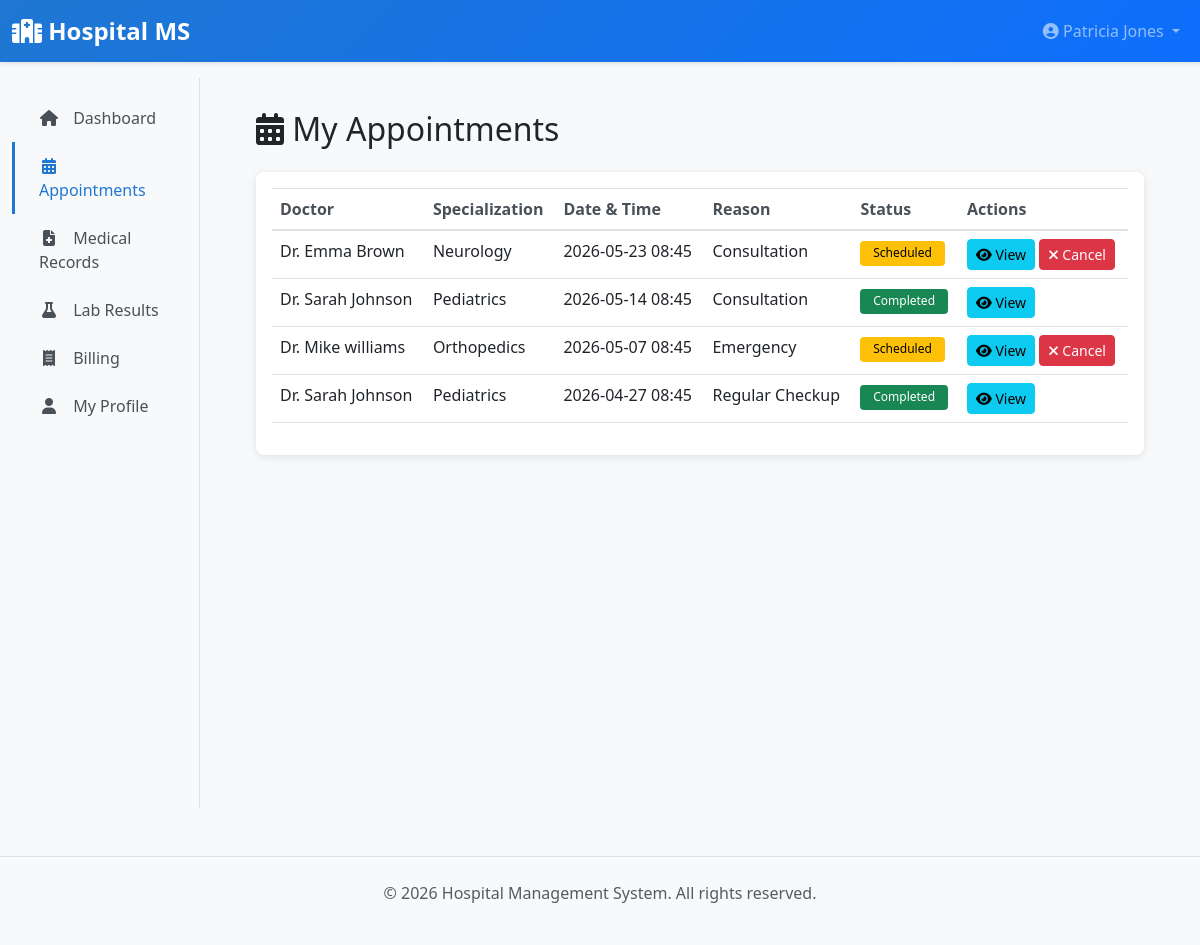
The app's page /patient/appointments (signed in), older data.
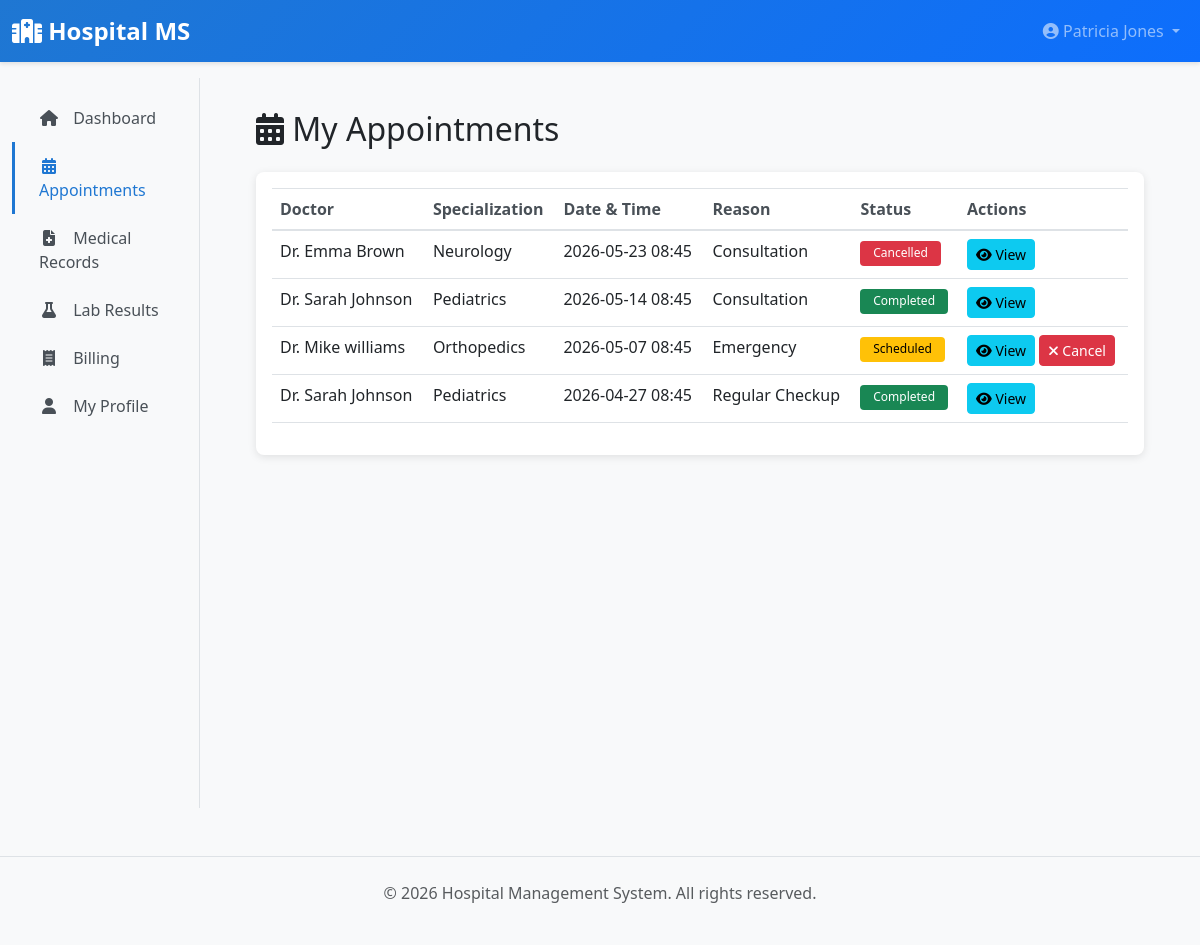
The same page, newer data.
### app/models/__init__.py (models this page shows, shortened)
class Appointment(db.Model):
    __tablename__ = 'appointments'
    id = db.Column(db.Integer, primary_key=True)
    patient_id = db.Column(db.Integer, db.ForeignKey('patients.id'), nullable=False)
    doctor_id = db.Column(db.Integer, db.ForeignKey('doctors.id'), nullable=False)
    appointment_date = db.Column(db.DateTime, nullable=False)
    reason = db.Column(db.Text)
    status = db.Column(db.String(20), default=AppointmentStatus.SCHEDULED.value, nullable=False)
    notes = db.Column(db.Text)
    created_at = db.Column(db.DateTime, default=datetime.utcnow)
    updated_at = db.Column(db.DateTime, default=datetime.utcnow, onupdate=datetime.utcnow)
    patient = db.relationship('Patient', back_populates='appointments')
    doctor = db.relationship('Doctor', back_populates='appointments')

class User(UserMixin, db.Model):
    __tablename__ = 'users'
    id = db.Column(db.Integer, primary_key=True)
    username = db.Column(db.String(80), unique=True, nullable=False, index=True)
    email = db.Column(db.String(120), unique=True, nullable=False, index=True)
    password_hash = db.Column(db.String(255), nullable=False)
    first_name = db.Column(db.String(80))
    last_name = db.Column(db.String(80))
    phone = db.Column(db.String(20))
    role = db.Column(db.Enum(UserRole), nullable=False, default=UserRole.PATIENT)
    is_active = db.Column(db.Boolean, default=True)
    created_at = db.Column(db.DateTime, default=datetime.utcnow)
    updated_at = db.Column(db.DateTime, default=datetime.utcnow, onupdate=datetime.utcnow)
    patient = db.relationship('Patient', uselist=False, back_populates='user', foreign_keys='Patient.user_id')
    doctor = db.relationship('Doctor', uselist=False, back_populates='user', foreign_keys='Doctor.user_id')
    lab_staff = db.relationship('LabStaff', uselist=False, back_populates='user', foreign_keys='LabStaff.user_id')
    def get_full_name(self):
        return f"{self.first_name} {self.last_name}".strip()

class Doctor(db.Model):
    __tablename__ = 'doctors'
    id = db.Column(db.Integer, primary_key=True)
    user_id = db.Column(db.Integer, db.ForeignKey('users.id'), nullable=False)
    department_id = db.Column(db.Integer, db.ForeignKey('departments.id'))
    doctor_id = db.Column(db.String(20), unique=True, nullable=False)
    specialization = db.Column(db.String(120), nullable=False)
    license_number = db.Column(db.String(50), unique=True)
    qualification = db.Column(db.Text)
    bio = db.Column(db.Text)
    consultation_fee = db.Column(db.Float, default=500.0)
    is_available = db.Column(db.Boolean, default=True)
    working_hours = db.Column(db.String(100))  # e.g., "09:00-17:00"
    created_at = db.Column(db.DateTime, default=datetime.utcnow)
    updated_at = db.Column(db.DateTime, default=datetime.utcnow, onupdate=datetime.utcnow)
    user = db.relationship('User', back_populates='doctor', foreign_keys=[user_id])
    department = db.relationship('Department', back_populates='doctors', foreign_keys=[department_id])
    appointments = db.relationship('Appointment', back_populates='doctor', cascade='all, delete-orphan')
    medical_records = db.relationship('MedicalRecord', back_populates='doctor', cascade='all, delete-orphan')
    prescriptions = db.relationship('Prescription', back_populates='doctor', foreign_keys='Prescription.doctor_id', cascade='all, delete-orphan')
    discharge_summaries = db.relationship('DischargeSummary', back_populates='doctor', cascade='all, delete-orphan')

### app/blueprints/patient.py (the view)
@patient_bp.route('/appointments')
@login_required
@patient_required
def appointments():
    patient = current_user.patient
    page = request.args.get('page', 1, type=int)
    appointments_list = Appointment.query.filter_by(patient_id=patient.id).order_by(
        Appointment.appointment_date.desc()
    ).paginate(page=page, per_page=10)
    return render_template('patient/appointments.html', appointments=appointments_list)

### app/blueprints/patient.py (called while the page is built)
def patient_required(f):
    @wraps(f)
    def decorated_function(*args, **kwargs):
        if not current_user.is_authenticated or current_user.role != UserRole.PATIENT:
            flash('You do not have permission to access this page.', 'danger')
            return redirect(url_for('main.dashboard'))
        return f(*args, **kwargs)
    return decorated_function

### app/templates/patient/appointments.html (shortened to what this page needs)
{% extends "layouts/base.html" %}
{% block content %}
<h2 class="mb-4"><i class="fas fa-calendar-alt"></i> My Appointments</h2>
<div class="card">
    <div class="card-body">
        {% if appointments.items %}
        <div class="table-responsive">
            <table class="table table-hover">
                <thead>
                    <tr>
                        <th>Doctor</th>
                        <th>Specialization</th>
                        <th>Date & Time</th>
                        <th>Reason</th>
                        <th>Status</th>
                        <th>Actions</th>
                    </tr>
                </thead>
                <tbody>
                    {% for apt in appointments.items %}
                    <tr>
                        <td>{{ apt.doctor.user.get_full_name() }}</td>
                        <td>{{ apt.doctor.specialization }}</td>
                        <td>{{ apt.appointment_date.strftime('%Y-%m-%d %H:%M') }}</td>
                        <td>{{ apt.reason or 'General Checkup' }}</td>
                        <td>
                            {% if apt.status == 'scheduled' %}
                                <span class="badge badge-warning">Scheduled</span>
                            {% elif apt.status == 'completed' %}
                                <span class="badge badge-success">Completed</span>
                            {% else %}
                                <span class="badge badge-danger">Cancelled</span>
                            {% endif %}
                        </td>
                        <td>
                            <a href="{{ url_for('patient.view_appointment', appointment_id=apt.id) }}" class="btn btn-sm btn-info">
                                <i class="fas fa-eye"></i> View
                            </a>
                            {% if apt.status == 'scheduled' %}
                                <form action="{{ url_for('patient.cancel_appointment', appointment_id=apt.id) }}" method="POST" style="display: inline;">
                                    <button type="submit" class="btn btn-sm btn-danger" onclick="return confirm('Cancel appointment?')">
                                        <i class="fas fa-times"></i> Cancel
                                    </button>
                                </form>
                            {% endif %}
                        </td>
                    </tr>
                    {% endfor %}
                </tbody>
            </table>
        </div>
        {% else %}
        <p class="text-muted text-center my-3">No appointments scheduled.</p>
        {% endif %}
    </div>
</div>
{% endblock %}

Row changes from the older to the newer data that the page shows:
changed Appointment "Dr. Emma Brown": status "Scheduled Cancel" → "Cancelled"
